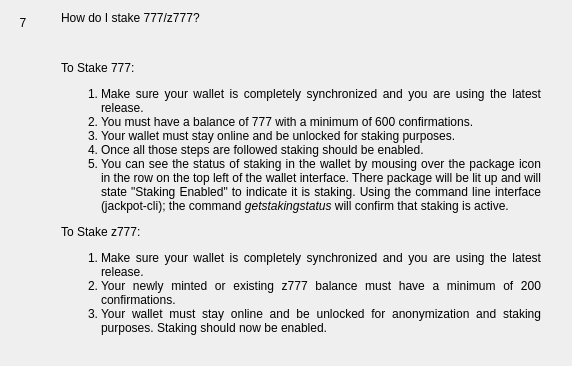
                  <widget class="QWidget" name="widgetFaq7" native="true">
                   <layout class="QHBoxLayout" name="horizontalpage_7" stretch="0,1">
                    <item alignment="Qt::AlignTop">
                     <widget class="QLabel" name="labelNumber7">
                      <property name="minimumSize">
                       <size>
                        <width>24</width>
                        <height>24</height>
                       </size>
                      </property>
                      <property name="maximumSize">
                       <size>
                        <width>16777215</width>
                        <height>24</height>
                       </size>
                      </property>
                      <property name="text">
                       <string>7</string>
                      </property>
                      <property name="alignment">
                       <set>Qt::AlignCenter</set>
                      </property>
                     </widget>
                    </item>
                    <item>
                     <layout class="QVBoxLayout" name="verticalLayoutpage_7">
                      <property name="leftMargin">
                       <number>20</number>
                      </property>
                      <property name="rightMargin">
                       <number>20</number>
                      </property>
                      <item>
                       <widget class="QLabel" name="labelSubtitle7">
                        <property name="text">
                         <string>How do I stake 777/z777?</string>
                        </property>
                        <property name="wordWrap">
                         <bool>true</bool>
                        </property>
                       </widget>
                      </item>
                      <item>
                       <spacer name="verticalSpacer_70">
                        <property name="orientation">
                         <enum>Qt::Vertical</enum>
                        </property>
                        <property name="sizeType">
                         <enum>QSizePolicy::Fixed</enum>
                        </property>
                        <property name="sizeHint" stdset="0">
                         <size>
                          <width>20</width>
                          <height>30</height>
                         </size>
                        </property>
                       </spacer>
                      </item>
                      <item>
                       <widget class="QLabel" name="labelContent7">
                        <property name="text">
                         <string>
                           &lt;html&gt;&lt;head/&gt;&lt;body&gt;&lt;p align=&quot;justify&quot;&gt;
                           To Stake 777:
                           &lt;/p&gt;&lt;p align=&quot;justify&quot;&gt;
                           &lt;ol&gt;&lt;li&gt;
                           Make sure your wallet is completely synchronized and you are using the latest release.
                           &lt;li&gt;
                           You must have a balance of 777 with a minimum of 600 confirmations.
                           &lt;li&gt;
                           Your wallet must stay online and be unlocked for staking purposes.
                           &lt;li&gt;
                           Once all those steps are followed staking should be enabled.
                           &lt;li&gt;
                           You can see the status of staking in the wallet by mousing over the package icon in the row on the top left of the wallet interface. There package will be lit up and will state &quot;Staking Enabled&quot; to indicate it is staking.  Using the command line interface (jackpot-cli); the command &lt;i&gt;getstakingstatus&lt;/i&gt; will confirm that staking is active.
                           &lt;/li&gt;&lt;/ol&gt;
                           &lt;/p&gt;&lt;p align=&quot;justify&quot;&gt;
                           To Stake z777:
                           &lt;/p&gt;&lt;p align=&quot;justify&quot;&gt;
                           &lt;ol&gt;&lt;li&gt;
                           Make sure your wallet is completely synchronized and you are using the latest release.
                           &lt;li&gt;
                           Your newly minted or existing z777 balance must have a minimum of 200 confirmations.
                           &lt;li&gt;
                           Your wallet must stay online and be unlocked for anonymization and staking purposes.
                           Staking should now be enabled.
                           &lt;/li&gt;&lt;/ol&gt;
                           &lt;/p&gt;&lt;/body&gt;&lt;/html&gt;
                         </string>
                        </property>
                        <property name="alignment">
                         <set>Qt::AlignLeading|Qt::AlignLeft|Qt::AlignTop</set>
                        </property>
                        <property name="wordWrap">
                         <bool>true</bool>
                        </property>
                       </widget>
                      </item>
                      <item>
                       <spacer name="verticalSpacer_71">
                        <property name="orientation">
                         <enum>Qt::Vertical</enum>
                        </property>
                        <property name="sizeHint" stdset="0">
                         <size>
                          <width>20</width>
                          <height>20</height>
                         </size>
                        </property>
                       </spacer>
                      </item>
                     </layout>
                    </item>
                   </layout>
                  </widget>
